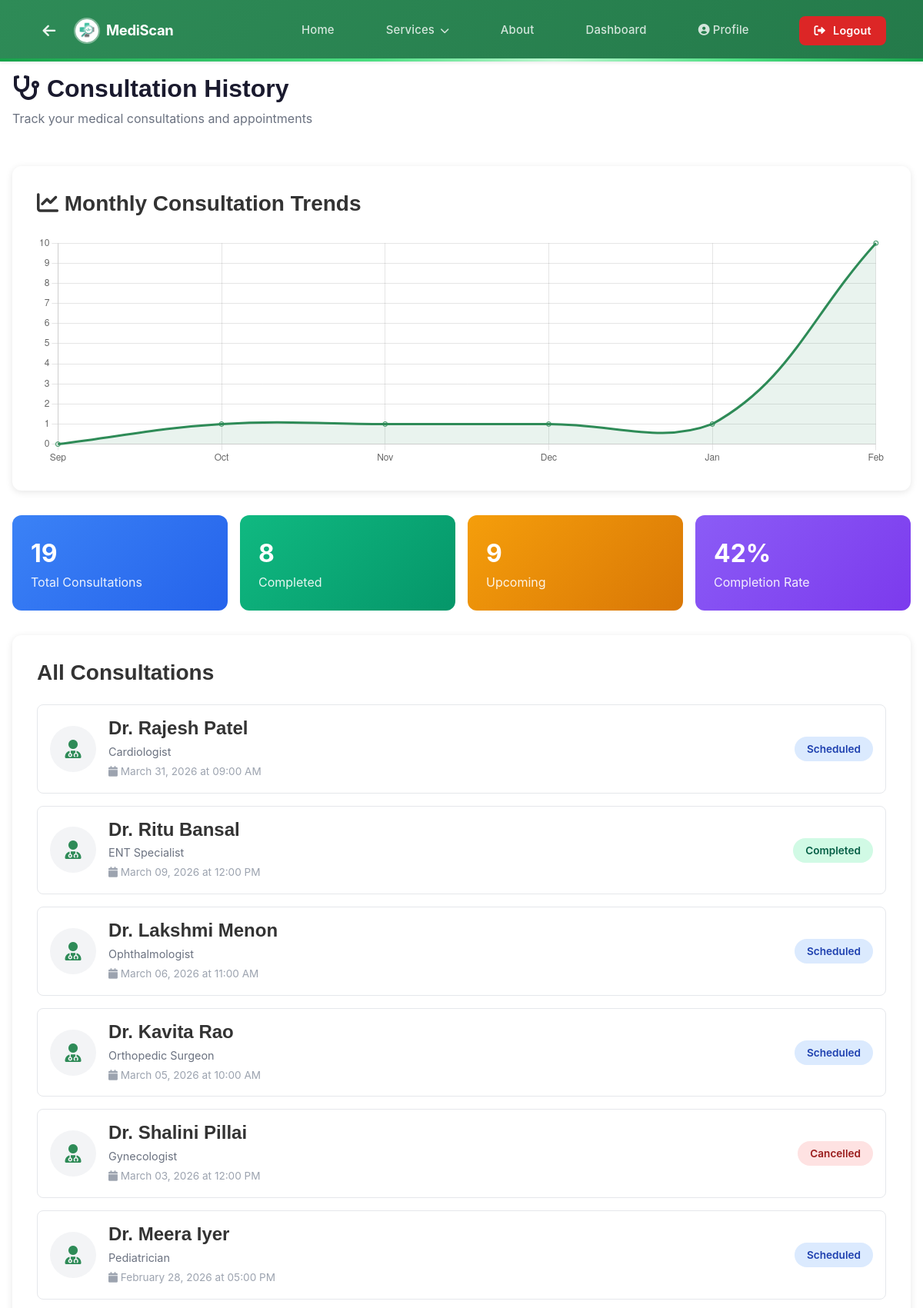
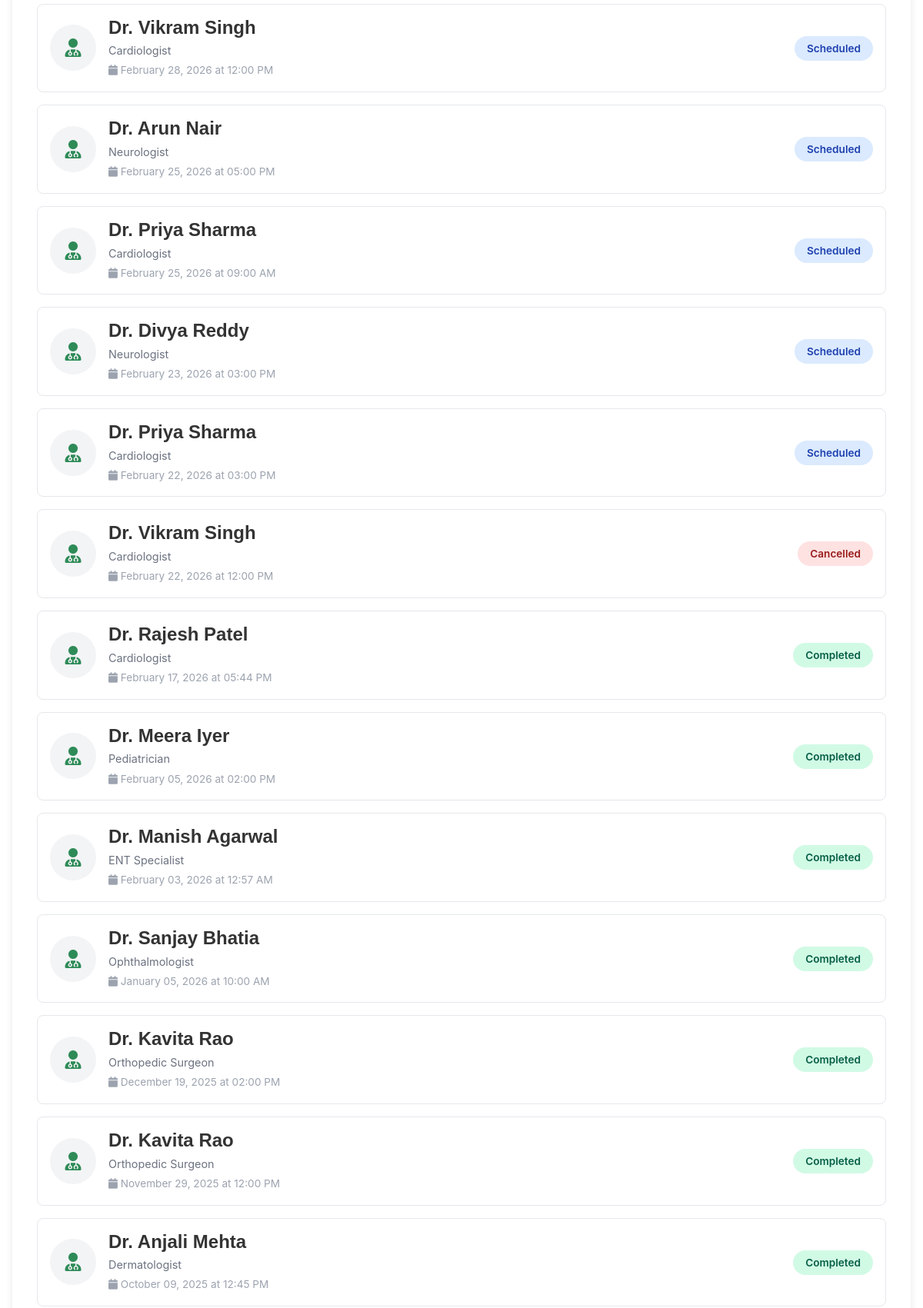
/consultations (signed in, upper part), run on the app's committed database (2 pictures, top to bottom).
### app.py (models this page shows, shortened)
class Appointment(db.Model):
    id = db.Column(db.Integer, primary_key=True)
    patient_id = db.Column(db.Integer, db.ForeignKey('user.id'), nullable=False)
    doctor_id = db.Column(db.Integer, db.ForeignKey('doctor_profile.id'), nullable=False)
    date_time = db.Column(db.DateTime, nullable=False)
    consultation_type = db.Column(db.String(20), default='video')  # video, clinic, home
    time_slot = db.Column(db.String(20))  # e.g., "10:00 AM"
    status = db.Column(db.String(20), default='Scheduled')  # Scheduled, Completed, Cancelled
    payment_status = db.Column(db.String(20), default='Pending')  # Pending, Paid, Failed
    payment_method = db.Column(db.String(20))  # UPI, Card, NetBanking, Wallet
    transaction_id = db.Column(db.String(100))
    notes = db.Column(db.Text)
    consultation_fee = db.Column(db.Float, default=500.0)
    doctor_profile = db.relationship('DoctorProfile', backref='appointments', foreign_keys=[doctor_id])
    patient = db.relationship('User', backref='appointments', foreign_keys=[patient_id])
    video_prescription = db.relationship('VideoPrescription', backref='appointment', uselist=False, cascade="all, delete-orphan")

class User(UserMixin, db.Model):
    id = db.Column(db.Integer, primary_key=True)
    username = db.Column(db.String(80), unique=True, nullable=False)
    email = db.Column(db.String(120), unique=True, nullable=False)
    phone = db.Column(db.String(20), unique=True)
    password_hash = db.Column(db.String(128))
    otp_code = db.Column(db.String(6))
    otp_expiry = db.Column(db.DateTime)
    role = db.Column(db.String(20), nullable=False, default='patient') # patient, doctor, admin
    created_date = db.Column(db.DateTime, default=datetime.utcnow)
    profile_image = db.Column(db.String(200))
    date_of_birth = db.Column(db.Date)
    gender = db.Column(db.String(10))
    blood_group = db.Column(db.String(5))
    is_online = db.Column(db.Boolean, default=True)
    last_seen = db.Column(db.DateTime, default=datetime.utcnow)
    patient_profile = db.relationship('PatientProfile', backref='user', uselist=False, cascade="all, delete-orphan")
    doctor_profile = db.relationship('DoctorProfile', backref='user', uselist=False, cascade="all, delete-orphan")
    health_metrics = db.relationship('HealthMetric', backref='user', cascade="all, delete-orphan")
    wallet_balance = db.Column(db.Float, default=0.0)
    rewards = db.relationship('UserReward', backref='user', lazy=True, cascade="all, delete-orphan")
    subscriptions = db.relationship('UserSubscription', backref='user', lazy=True, cascade="all, delete-orphan")

class DoctorProfile(db.Model):
    id = db.Column(db.Integer, primary_key=True)
    user_id = db.Column(db.Integer, db.ForeignKey('user.id'), nullable=False)
    specialization = db.Column(db.String(100), nullable=False)
    hospital = db.Column(db.String(100), nullable=False)
    experience = db.Column(db.Integer)
    image_url = db.Column(db.String(200))
    is_available = db.Column(db.Boolean, default=True)

### app.py (the view)
@app.route('/consultations')
@login_required
def consultations():
    try:
        appointments = Appointment.query.filter_by(patient_id=current_user.id).order_by(Appointment.date_time.desc()).all()
        today = datetime.now()
        chart_labels = []
        chart_data = []
        for i in range(5, -1, -1):
            year = today.year
            month = today.month - i
            while month <= 0:
                month += 12
                year -= 1
            month_name = datetime(year, month, 1).strftime('%b')
            chart_labels.append(month_name)
            count = 0
            for appt in appointments:
                if appt.date_time.year == year and appt.date_time.month == month:
                    count += 1
            chart_data.append(count)
        return render_template('consultations.html', appointments=appointments, chart_data=chart_data, chart_labels=chart_labels)
    except Exception as e:
        return f"An error occurred: {str(e)}", 500

### app.py (called while the page is built)
@login_manager.user_loader
def load_user(user_id):
    return User.query.get(int(user_id))

### templates/consultations.html (shortened to what this page needs)
{% extends "base.html" %}
{% block content %}
<div class="container" style="padding: 1rem 1rem;">
    <div style="text-align: left; margin-bottom: 3rem;">
        <h2 style="font-size: 2rem; font-weight: 700; color: #1a1a2e; margin-bottom: 0.5rem;">
            <i class="fas fa-stethoscope"></i> Consultation History
        </h2>
        <p style="color: #6b7280; font-size: 1rem;">Track your medical consultations and appointments</p>
    </div>
    <div
        style="background: white; border-radius: 12px; padding: 2rem; box-shadow: 0 2px 10px rgba(0,0,0,0.1); margin-bottom: 2rem;">
        <h3 style="margin-bottom: 1.5rem; font-weight: 600;">
            <i class="fas fa-chart-line"></i> Monthly Consultation Trends
        </h3>
        <canvas id="consultationChart" style="max-height: 300px;"></canvas>
    </div>
    <div
        style="display: grid; grid-template-columns: repeat(auto-fit, minmax(200px, 1fr)); gap: 1rem; margin-bottom: 2rem;">
        <div
            style="background: linear-gradient(135deg, #3b82f6, #2563eb); color: white; padding: 1.5rem; border-radius: 12px;">
            <div style="font-size: 2rem; font-weight: 700;">{{ appointments|length }}</div>
            <div style="opacity: 0.9;">Total Consultations</div>
        </div>
        <div
            style="background: linear-gradient(135deg, #10b981, #059669); color: white; padding: 1.5rem; border-radius: 12px;">
            <div style="font-size: 2rem; font-weight: 700;">{{ appointments|selectattr('status', 'equalto',
                'Completed')|list|length }}</div>
            <div style="opacity: 0.9;">Completed</div>
        </div>
        <div
            style="background: linear-gradient(135deg, #f59e0b, #d97706); color: white; padding: 1.5rem; border-radius: 12px;">
            <div style="font-size: 2rem; font-weight: 700;">{{ appointments|selectattr('status', 'equalto',
                'Scheduled')|list|length }}</div>
            <div style="opacity: 0.9;">Upcoming</div>
        </div>
        <div
            style="background: linear-gradient(135deg, #8b5cf6, #7c3aed); color: white; padding: 1.5rem; border-radius: 12px;">
            <div style="font-size: 2rem; font-weight: 700;">{{ (appointments|selectattr('status', 'equalto',
                'Completed')|list|length / appointments|length * 100)|round|int if appointments|length > 0 else 0 }}%
            </div>
            <div style="opacity: 0.9;">Completion Rate</div>
        </div>
    </div>
    <div style="background: white; border-radius: 12px; padding: 2rem; box-shadow: 0 2px 10px rgba(0,0,0,0.1);">
        <h3 style="margin-bottom: 1.5rem; font-weight: 600;">All Consultations</h3>
        {% if appointments %}
        <div style="display: flex; flex-direction: column; gap: 1rem;">
            {% for appt in appointments %}
            <div
                style="border: 1px solid #e5e7eb; border-radius: 8px; padding: 1rem; display: flex; align-items: center; gap: 1rem;">
                <div
                    style="width: 60px; height: 60px; background: #f3f4f6; border-radius: 50%; display: flex; align-items: center; justify-content: center;">
                    <i class="fas fa-user-md" style="font-size: 1.5rem; color: #2E8B57;"></i>
                </div>
                <div style="flex: 1;">
                    <h4 style="margin: 0; font-weight: 600;">{{ appt.doctor_profile.user.username }}</h4>
                    <p style="margin: 0.25rem 0; color: #6b7280; font-size: 0.9rem;">{{
                        appt.doctor_profile.specialization }}</p>
                    <p style="margin: 0; color: #9ca3af; font-size: 0.85rem;">
                        <i class="fas fa-calendar"></i> {{ appt.date_time.strftime('%B %d, %Y at %I:%M %p') }}
                    </p>
                </div>
                <div>
                    <span style="padding: 0.5rem 1rem; border-radius: 20px; font-size: 0.85rem; font-weight: 600;
                        {% if appt.status == 'Completed' %}background: #d1fae5; color: #065f46;
                        {% elif appt.status == 'Scheduled' %}background: #dbeafe; color: #1e40af;
                        {% elif appt.status == 'Cancelled' %}background: #fee2e2; color: #991b1b;
                        {% endif %}">
                        {{ appt.status }}
                    </span>
                </div>
            </div>
            {% endfor %}
        </div>
        {% else %}
        <div style="text-align: center; padding: 2rem;">
            <i class="fas fa-stethoscope" style="font-size: 3rem; color: #d1d5db; margin-bottom: 1rem;"></i>
            <p style="color: #6b7280;">No consultations yet</p>
        </div>
        {% endif %}
    </div>
</div>
<script>
    // Consultation Chart
    const ctx = document.getElementById('consultationChart').getContext('2d');
    // Inject data safely relative to the template
    const chartData = {{ chart_data | tojson | safe }};
    const chartLabels = {{ chart_labels | tojson | safe }};
    new Chart(ctx, {
        type: 'line',
        data: {
            labels: chartLabels,
            datasets: [{
                label: 'Consultations',
                data: chartData,
                borderColor: '#2E8B57',
                backgroundColor: 'rgba(46, 139, 87, 0.1)',
                tension: 0.4,
                fill: true
            }]
        },
        options: {
            responsive: true,
            maintainAspectRatio: true,
            plugins: {
                legend: {
                    display: false
                }
            },
            scales: {
                y: {
                    beginAtZero: true,
                    ticks: {
                        stepSize: 1
                    }
                }
            }
        }
    });
</script>
{% endblock %}

### static/css/style.css (style rules this page uses)
:root { --primary-color: #2E8B57; --secondary-color: #3CB371; --accent-color: #66CDAA; --background-color: #ffffff; --card-bg: #ffffff; --text-primary: #333333; --text-secondary: #666666; --success: #10b981; --warning: #f59e0b; --danger: #ef4444; --font-heading: 'Outfit', sans-serif; --font-body: 'Inter', sans-serif; --shadow-sm: 0 1px 3px rgba(0, 0, 0, 0.1); --shadow-md: 0 4px 6px -1px rgba(0, 0, 0, 0.1), 0 2px 4px -2px rgba(0, 0, 0, 0.1); --shadow-lg: 0 10px 15px -3px rgba(0, 0, 0, 0.1), 0 4px 6px -4px rgba(0, 0, 0, 0.1); --radius: 1rem; }
* { margin: 0; padding: 0; box-sizing: border-box; }
body { font-family: var(--font-body); background-color: #ffffff !important; color: var(--text-primary); line-height: 1.6; padding-top: 80px; padding-top: 80px; }
html { background-color: #ffffff !important; }
h1, h2, h3, h4, h5, h6 { font-family: var(--font-heading); font-weight: 700; color: var(--text-primary); }
.container { max-width: 1200px; margin: 0 auto; padding: 2rem; }

### templates/base.html (style rules this page uses)
body { font-family: 'Inter', 'Outfit', -apple-system, BlinkMacSystemFont, "Segoe UI", Roboto, Helvetica, Arial, sans-serif, "Apple Color Emoji", "Segoe UI Emoji", "Segoe UI Symbol"; }

### data on the page
Appointment: doctor_profile.user.username "Dr. Rajesh Patel", doctor_profile.specialization "Cardiologist", date_time "March 31, 2026 at 09:00 AM", status "Scheduled"
Appointment: doctor_profile.user.username "Dr. Ritu Bansal", doctor_profile.specialization "ENT Specialist", date_time "March 09, 2026 at 12:00 PM", status "Completed"
Appointment: doctor_profile.user.username "Dr. Lakshmi Menon", doctor_profile.specialization "Ophthalmologist", date_time "March 06, 2026 at 11:00 AM", status "Scheduled"
Appointment: doctor_profile.user.username "Dr. Kavita Rao", doctor_profile.specialization "Orthopedic Surgeon", date_time "March 05, 2026 at 10:00 AM", status "Scheduled"
Appointment: doctor_profile.user.username "Dr. Shalini Pillai", doctor_profile.specialization "Gynecologist", date_time "March 03, 2026 at 12:00 PM", status "Cancelled"
Appointment: doctor_profile.user.username "Dr. Meera Iyer", doctor_profile.specialization "Pediatrician", date_time "February 28, 2026 at 05:00 PM", status "Scheduled"
Appointment: doctor_profile.user.username "Dr. Vikram Singh", doctor_profile.specialization "Cardiologist", date_time "February 28, 2026 at 12:00 PM", status "Scheduled"
Appointment: doctor_profile.user.username "Dr. Arun Nair", doctor_profile.specialization "Neurologist", date_time "February 25, 2026 at 05:00 PM", status "Scheduled"
Appointment: doctor_profile.user.username "Dr. Priya Sharma", doctor_profile.specialization "Cardiologist", date_time "February 25, 2026 at 09:00 AM", status "Scheduled"
Appointment: doctor_profile.user.username "Dr. Divya Reddy", doctor_profile.specialization "Neurologist", date_time "February 23, 2026 at 03:00 PM", status "Scheduled"
Appointment: doctor_profile.user.username "Dr. Priya Sharma", doctor_profile.specialization "Cardiologist", date_time "February 22, 2026 at 03:00 PM", status "Scheduled"
Appointment: doctor_profile.user.username "Dr. Vikram Singh", doctor_profile.specialization "Cardiologist", date_time "February 22, 2026 at 12:00 PM", status "Cancelled"
Appointment: doctor_profile.user.username "Dr. Rajesh Patel", doctor_profile.specialization "Cardiologist", date_time "February 17, 2026 at 05:44 PM", status "Completed"
Appointment: doctor_profile.user.username "Dr. Meera Iyer", doctor_profile.specialization "Pediatrician", date_time "February 05, 2026 at 02:00 PM", status "Completed"
Appointment: doctor_profile.user.username "Dr. Manish Agarwal", doctor_profile.specialization "ENT Specialist", date_time "February 03, 2026 at 12:57 AM", status "Completed"
Appointment: doctor_profile.user.username "Dr. Sanjay Bhatia", doctor_profile.specialization "Ophthalmologist", date_time "January 05, 2026 at 10:00 AM", status "Completed"
Appointment: doctor_profile.user.username "Dr. Kavita Rao", doctor_profile.specialization "Orthopedic Surgeon", date_time "December 19, 2025 at 02:00 PM", status "Completed"
Appointment: doctor_profile.user.username "Dr. Kavita Rao", doctor_profile.specialization "Orthopedic Surgeon", date_time "November 29, 2025 at 12:00 PM", status "Completed"
Appointment: doctor_profile.user.username "Dr. Anjali Mehta", doctor_profile.specialization "Dermatologist", date_time "October 09, 2025 at 12:45 PM", status "Completed"

### other printed values
{{ appointments|length }} "19"
chart data {{ chart_data | tojson | safe }} [0, 1, 1, 1, 1, 10]
chart data {{ chart_labels | tojson | safe }} ["Sep", "Oct", "Nov", "Dec", "Jan", "Feb"]
